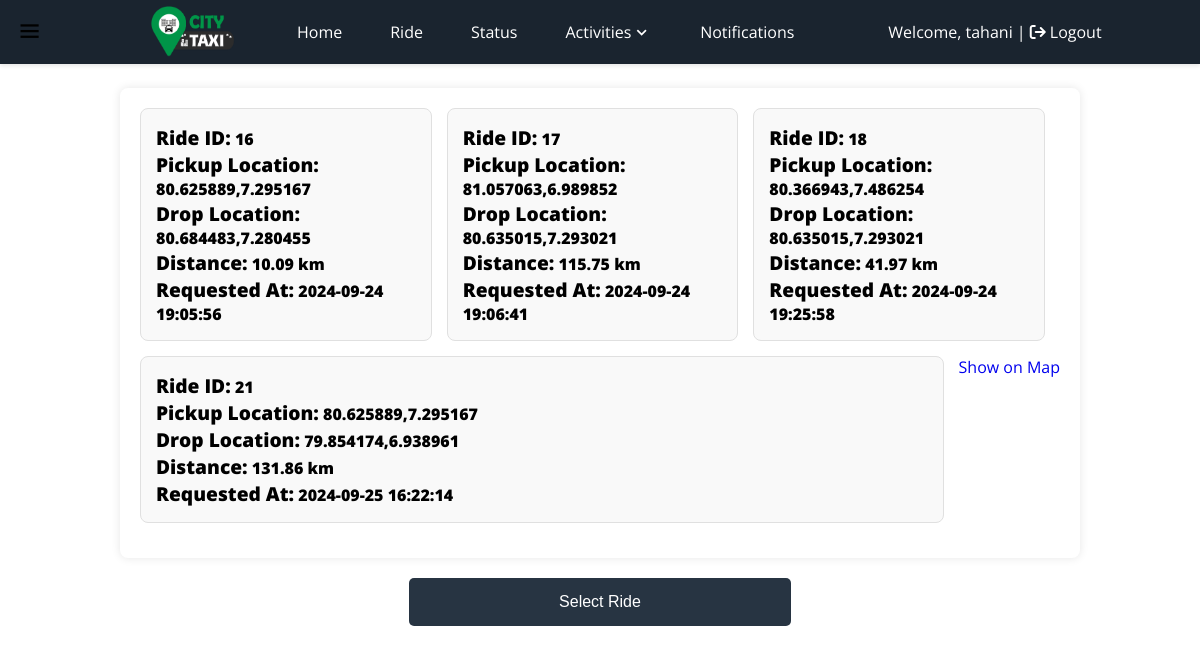
The page /Drivers/backend/ride/requestedRides.php (signed in) on the database as committed earlier.
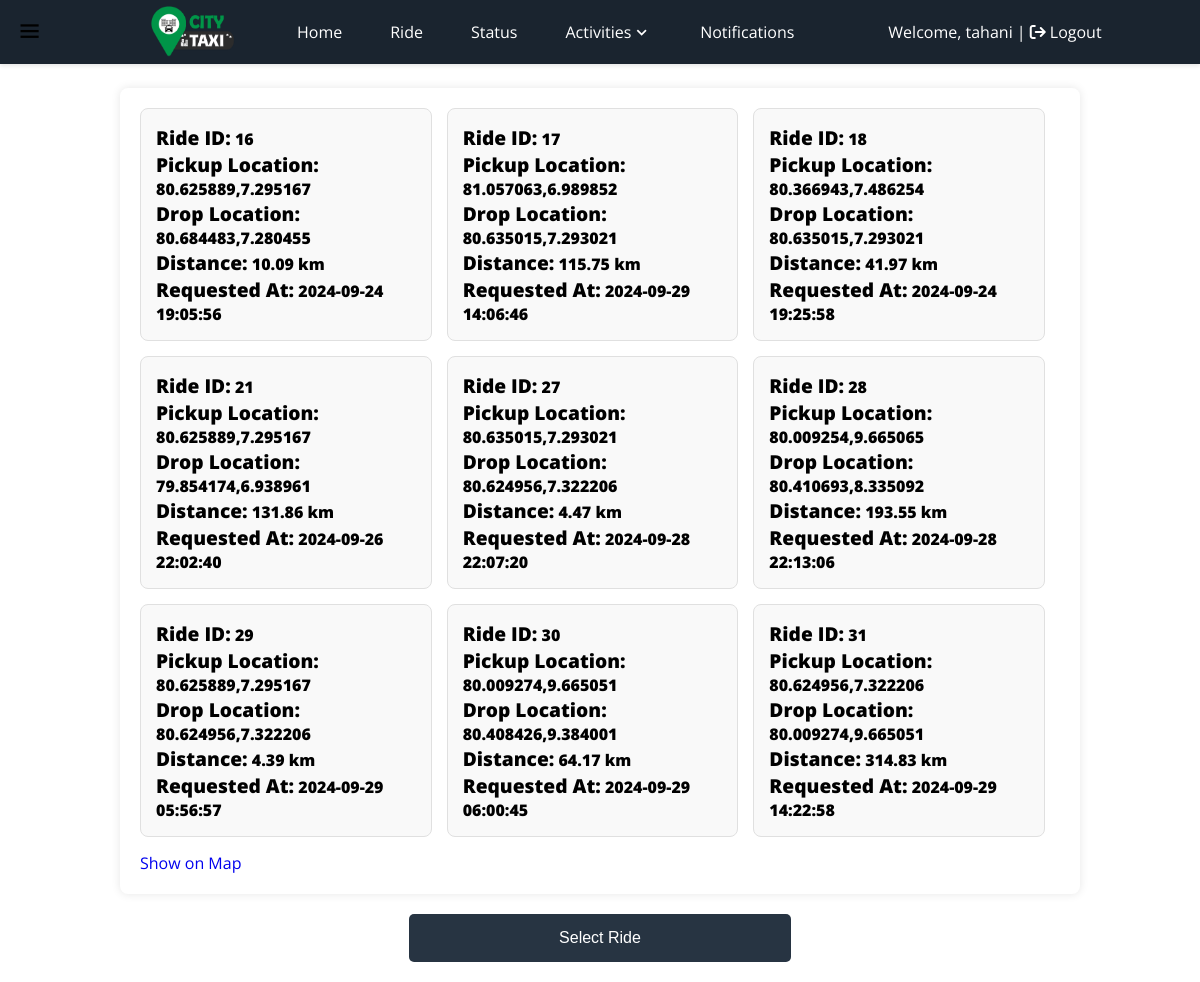
The same page on the database as committed later.
### tables this page shows
CREATE TABLE `ride` (
  `rideID` int(11) NOT NULL,
  `pickupLocation` varchar(255) NOT NULL,
  `dropLocation` varchar(255) NOT NULL,
  `distance` float NOT NULL,
  `fare` float NOT NULL,
  `passengerID` varchar(255) NOT NULL,
  `driverID` int(11) NOT NULL,
  `requestAt` timestamp NOT NULL DEFAULT current_timestamp() ON UPDATE current_timestamp(),
  `rideStatus` varchar(150) NOT NULL,
  `passengerType` varchar(255) NOT NULL,
  `passengerMobile` int(11) NOT NULL
);

### Drivers/backend/ride/requestedRides.php (the view, shortened to what this page needs)
<!DOCTYPE html>
<html lang="en">
<head>
    <link rel="stylesheet" href="../Sass/NavBarDriver.min.css" />
    <link rel="stylesheet" href="Sass/requestedRides.min.css">
    <link
      href="https://cdn.jsdelivr.net/npm/boxicons@2.0.5/css/boxicons.min.css"
      rel="stylesheet"
    />
    <link
      rel="stylesheet"
      href="https://cdnjs.cloudflare.com/ajax/libs/font-awesome/6.5.1/css/all.min.css"
    />
</head>
<body>
    <header class="header">
      <i class="bx bx-menu header__toggle" id="header-toggle"></i>
      <nav class="nav" id="nav-menu">
        <div class="nav__content bd-grid">
          <a href="" class="nav__perfil">
            <div class="nav__img">
              <img src="assets/img/perfil.jpg" alt="" />
            </div>
            <div>
            <img src="../../../City-Taxi.png" alt="" style="width: 85px; height: 60px" />
            </div>
          </a>
          <div class="nav__menu">
            <ul class="nav__list">
              <li class="nav__item">
                <a href="../HomeDriver.php" class="nav__link">Home</a>
              </li>
              <li class="nav__item">
                <a href="#" class="nav__link">Ride</a>
              </li>
              <li class="nav__item">
                <a href="../statusDriver.php" class="nav__link">Status</a>
              </li>
              <li class="nav__item dropdown">
                <a href="#" class="nav__link dropdown__link"
                  >Activities <i class="bx bx-chevron-down dropdown__icon"></i
                ></a>
              </li>
              <li class="nav__item">
                <a href="NotificationDriver.php" class="nav__link">Notifications</a>
              </li>
              <li class="nav__item" style="margin-left:70px">
                <a href="ProfileDriver.php" class="nav__link">
                  <?php
                    if (isset($_SESSION['loggedin']) && $_SESSION['loggedin'] == true) {
                        echo "Welcome, " . htmlspecialchars($_SESSION['firstName']);
                    } else {
                        echo '<a href="login.php" style="color: white;">Login</a>';
                    }
                  ?>
                </a>
              </li>
              <li class="nav__item" style="margin-left:-20px">
                <a href="../driversLogin.html" class="nav__link"> | <i class="fa fa-sign-out" aria-hidden="true"></i> Logout</a>
              </li>
            </ul>
          </div>
        </div>
      </nav>
    </header>
    <br><br><br><br>
</body>
</html>
<?php
include '../dbConnection.php';
if (isset($_SESSION['loggedin']) && $_SESSION['loggedin'] == true) {
    $driverID = htmlspecialchars($_SESSION['driverID']);
} else {
    echo 'Please login to the system.';
    exit;
}
$sql = "SELECT * FROM ride WHERE driverID = '$driverID'";
$result = $conn->query($sql);
if ($result->num_rows > 0) {
    echo '<form method="GET" action="showProcess.php">  ';
    echo '<div class="ride-request-list">';
    while ($row = $result->fetch_assoc()) {
      $rideID =  htmlspecialchars($row["rideID"]);
        echo '<div class="ride-request-item" onclick="selectRide(this)">';
        echo '<span style="font-weight: 900;">Ride ID:</span> ' . htmlspecialchars($row["rideID"]) . '<br>';
        echo '<span style="font-weight: 900;">Pickup Location:</span> ' . htmlspecialchars($row["pickupLocation"]) . '<br>';
        echo '<span style="font-weight: 900;">Drop Location:</span> ' . htmlspecialchars($row["dropLocation"]) . '<br>';
        echo '<span style="font-weight: 900;">Distance:</span> ' . htmlspecialchars($row["distance"]) . ' km<br>';
        echo '<span style="font-weight: 900;">Requested At:</span> ' . htmlspecialchars($row["requestAt"]) . '<br>';
        echo '</div>';
    }
    echo '<a href="mapShowLocationCus.php?rideID=' . $rideID . '">Show on Map</a>';
    echo '</div>';
    echo '<button type="submit">Select Ride</button>';
    echo '</form>';
} else {
    echo "No rides found for this driver.";
}
?>

Rows that differ between the two databases and show on the page:
changed ride id 17: requestAt "2024-09-24 19:06:41" → "2024-09-29 14:06:46"
changed ride id 21: requestAt "2024-09-25 16:22:14" → "2024-09-26 22:02:40"
added ride: rideID "27", pickupLocation "80.635015,7.293021", dropLocation "80.624956,7.322206", distance "4.47", requestAt "2024-09-28 22:07:20"
added ride: rideID "28", pickupLocation "80.009254,9.665065", dropLocation "80.410693,8.335092", distance "193.55", requestAt "2024-09-28 22:13:06"
added ride: rideID "29", pickupLocation "80.625889,7.295167", dropLocation "80.624956,7.322206", distance "4.39", requestAt "2024-09-29 05:56:57"
added ride: rideID "30", pickupLocation "80.009274,9.665051", dropLocation "80.408426,9.384001", distance "64.17", requestAt "2024-09-29 06:00:45"
added ride: rideID "31", pickupLocation "80.624956,7.322206", dropLocation "80.009274,9.665051", distance "314.83", requestAt "2024-09-29 14:22:58"
